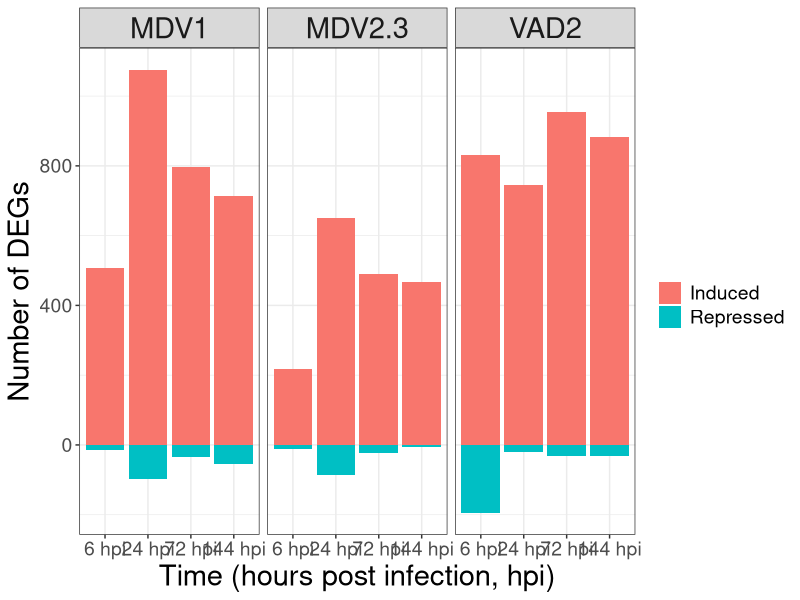

The R source for this figure:
# Load necessary libraries
library(ggplot2)
library(forcats)

degs.bp <- data.frame(X = rep(c("MDV1 006hpi","MDV1 024hpi","MDV1 072hpi","MDV1 144hpi",
                           "MDV2.3 006hpi","MDV2.3 024hpi","MDV2.3 072hpi","MDV2.3 144hpi",
                           "VAD2 006hpi","VAD2 024hpi","VAD2 072hpi","VAD2 144hpi"),each=2),
                 Genotype = rep(c("MDV1","MDV2.3","VAD2"),each=8),
                 Time= rep(c("6 hpi","24 hpi","72 hpi", "144 hpi"),each=2,times=3),
                 Expression = rep(c("Induced","Repressed"),times=12),
                 DEGs = c(506,-15,1075,-99,796,-35,715,-56,
                          218,-12,650,-87,489,-22,468,-7,
                          830,-194,745,-20,955,-33,884,-32))

# Create the plot
barplot <- ggplot(degs.bp, aes(x = fct_inorder(Time), y = DEGs, fill = Expression)) + 
  theme_bw() +
  labs(x = "Time (hours post infection, hpi)", y = "Number of DEGs", fill = "") +
  facet_wrap(~Genotype, nrow = 1) +
  geom_bar(position = "stack", stat = "identity") +
  theme(
    plot.title = element_text(size = 1.4 * 20),  # increased font size by 40%
    axis.title.x = element_text(size = 1.4 * 15),
    axis.title.y = element_text(size = 1.4 * 15),
    axis.text.x = element_text(size = 1.4 * 10),
    axis.text.y = element_text(size = 1.4 * 10),
    legend.title = element_text(size = 1.4 * 10),
    legend.text = element_text(size = 1.4 * 10),
    strip.text = element_text(size = 1.4 * 15)  # increased font size for facet titles
  )

# Save the plot as a TIFF file with 300 dpi and specified dimensions
ggsave("ulmi_sci.data_figure.4.tiff", plot = barplot, width = 12, height = 8, dpi = 300, units = "in")

